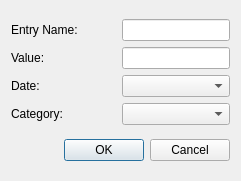
<?xml version="1.0" encoding="UTF-8"?>
<ui version="4.0">
 <class>Dialog</class>
 <widget class="QDialog" name="Dialog">
  <property name="geometry">
   <rect>
    <x>0</x>
    <y>0</y>
    <width>241</width>
    <height>181</height>
   </rect>
  </property>
  <property name="windowTitle">
   <string>New Entry</string>
  </property>
  <layout class="QVBoxLayout" name="verticalLayout_3">
   <item>
    <layout class="QHBoxLayout" name="horizontalLayout">
     <item>
      <layout class="QVBoxLayout" name="verticalLayout_2">
       <item>
        <widget class="QLabel" name="label">
         <property name="text">
          <string>Entry Name:</string>
         </property>
        </widget>
       </item>
       <item>
        <widget class="QLabel" name="label_2">
         <property name="text">
          <string>Value:</string>
         </property>
        </widget>
       </item>
       <item>
        <widget class="QLabel" name="label_4">
         <property name="text">
          <string>Date:</string>
         </property>
        </widget>
       </item>
       <item>
        <widget class="QLabel" name="label_3">
         <property name="text">
          <string>Category:</string>
         </property>
        </widget>
       </item>
      </layout>
     </item>
     <item>
      <layout class="QVBoxLayout" name="verticalLayout">
       <item>
        <widget class="QLineEdit" name="nameEdit">
         <property name="sizePolicy">
          <sizepolicy hsizetype="Fixed" vsizetype="Fixed">
           <horstretch>0</horstretch>
           <verstretch>0</verstretch>
          </sizepolicy>
         </property>
        </widget>
       </item>
       <item>
        <widget class="QLineEdit" name="expenseEdit">
         <property name="sizePolicy">
          <sizepolicy hsizetype="Fixed" vsizetype="Fixed">
           <horstretch>0</horstretch>
           <verstretch>0</verstretch>
          </sizepolicy>
         </property>
        </widget>
       </item>
       <item>
        <widget class="QComboBox" name="dateCombo"/>
       </item>
       <item>
        <widget class="QComboBox" name="categoryCombo">
         <property name="sizePolicy">
          <sizepolicy hsizetype="Preferred" vsizetype="Fixed">
           <horstretch>0</horstretch>
           <verstretch>0</verstretch>
          </sizepolicy>
         </property>
        </widget>
       </item>
      </layout>
     </item>
    </layout>
   </item>
   <item>
    <widget class="QDialogButtonBox" name="buttonBox">
     <property name="orientation">
      <enum>Qt::Horizontal</enum>
     </property>
     <property name="standardButtons">
      <set>QDialogButtonBox::Cancel|QDialogButtonBox::Ok</set>
     </property>
    </widget>
   </item>
  </layout>
 </widget>
 <tabstops>
  <tabstop>nameEdit</tabstop>
  <tabstop>expenseEdit</tabstop>
  <tabstop>dateCombo</tabstop>
  <tabstop>categoryCombo</tabstop>
  <tabstop>buttonBox</tabstop>
 </tabstops>
 <resources/>
 <connections>
  <connection>
   <sender>buttonBox</sender>
   <signal>accepted()</signal>
   <receiver>Dialog</receiver>
   <slot>accept()</slot>
   <hints>
    <hint type="sourcelabel">
     <x>248</x>
     <y>254</y>
    </hint>
    <hint type="destinationlabel">
     <x>157</x>
     <y>274</y>
    </hint>
   </hints>
  </connection>
  <connection>
   <sender>buttonBox</sender>
   <signal>rejected()</signal>
   <receiver>Dialog</receiver>
   <slot>reject()</slot>
   <hints>
    <hint type="sourcelabel">
     <x>316</x>
     <y>260</y>
    </hint>
    <hint type="destinationlabel">
     <x>286</x>
     <y>274</y>
    </hint>
   </hints>
  </connection>
 </connections>
</ui>
